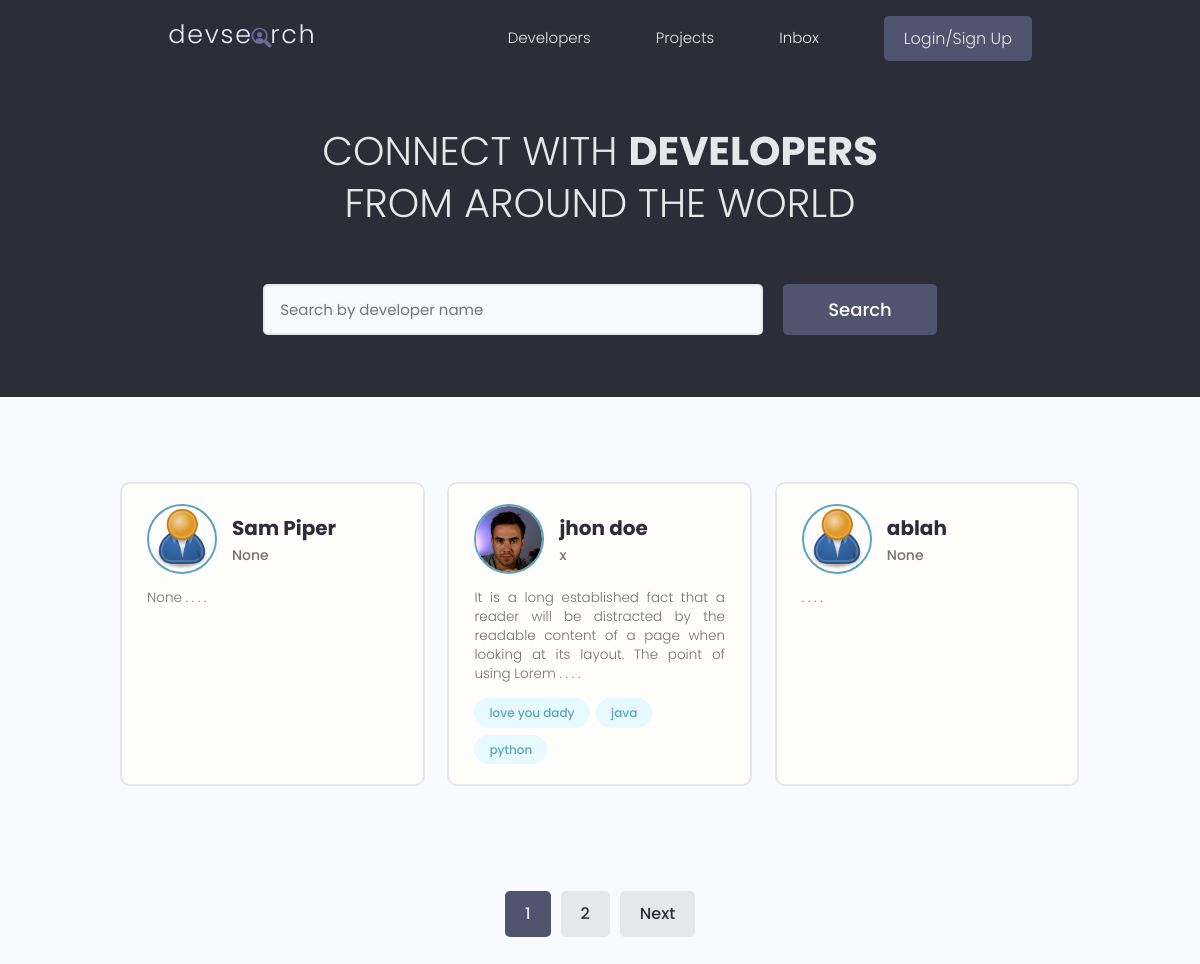
The page / on the database its author committed.
### users/models.py (models this page shows, shortened)
class Profile(models.Model):
      user = models.OneToOneField(User, on_delete=models.CASCADE,
            null=True, blank=True)
      name = models.CharField(max_length=200, blank=True, null=True)
      email = models.EmailField(max_length=500, blank=True,null=True)
      username =models.CharField(max_length=200, blank=True, null=True)
      location = models.CharField(max_length=200, blank=True, null=True)
      short_intro = models.CharField(max_length=200, blank=True, null=True)
      bio = models.TextField(blank=True, null=True)
      profile_image = models.ImageField(blank=True,null=True,
            default='user-default.png', upload_to='profiles/')
      social_github  = models.CharField(max_length=200, blank=True, null=True)
      social_twitter = models.CharField(max_length=200, blank=True, null=True)
      social_linkdin = models.CharField(max_length=200, blank=True, null=True)
      social_youtube = models.CharField(max_length=200, blank=True, null=True)
      social_website = models.CharField(max_length=200, blank=True, null=True)
      created = models.DateTimeField(auto_now_add=True)
      id = models.UUIDField(default=uuid.uuid4 ,
                  unique=True , primary_key=True , editable=False )

class Skill(models.Model):
      owner = models.ForeignKey(Profile,on_delete=models.CASCADE,
                  null=True, blank=True)
      id = models.UUIDField(unique=True,
                  default=uuid.uuid4,primary_key=True,editable=False)
      name = models.CharField(max_length=100 , null=True, blank=True)
      description = models.TextField(max_length=1000 , null=True, blank=True)
      created = models.DateTimeField(auto_now_add=True)
      def __str__(self):
            return str(self.name)

### users/views.py (the view)
# urls.py: path('', views.profiles , name='profiles'),
def profiles(request):
      profiles , search_query = searchProfiles(request)
      profiles, paginator, custom_range =   pagination(request, profiles)
      if custom_range != 0 : # if not 0 , means we have range
            context = {
                  'profiles':profiles,
                  'search_query':search_query ,
                  'customRange': custom_range,
                  }
      else: # NO custom range
            context = {
                  'profiles':profiles,
                  'search_query':search_query ,
                  'customRange':paginator.page_range,
                  }
      return render(request, 'users/profiles.html',context)

### users/utils.py (called while the page is built)
def searchProfiles(request):
      search_query = ''
      if request.GET.get('search_query'):
            search_query = request.GET.get('search_query')
      skills = Skill.objects.filter(name__icontains= search_query)
      profiles = Profile.objects.distinct().filter(
            Q(name__icontains= search_query) |
             Q(short_intro__icontains= search_query) |
             Q(skill__in=skills)
             )
      if request.user:
            rm = request.user.username
            profiles = profiles.exclude(name=rm)
      return profiles, search_query

### users/templates/users/profiles.html (shortened to what this page needs)
{% extends "base.html" %}
{% load static %}
{% block content %}
  <main class="home">
      <section class="hero-section text-center">
        <div class="container container--narrow">
          <div class="hero-section__box">
            <h2>CONNECT WITH <span>DEVELOPERS</span></h2>
            <h2>FROM AROUND THE WORLD</h2>
          </div>
          <div class="hero-section__search">
            <form id='searchForm' class="form" action="{% url 'profiles'%}" method="get">
              <div class="form__field">
                <input class="input input--text" id="formInput#search" type="text" name="search_query"
                 value="{{search_query}}"  placeholder="Search by developer name" />
              </div>
              <input class="btn btn--sub btn--lg" type="submit" value="Search" />
            </form>
          </div>
        </div>
      </section>
      <section class="devlist">
        <div class="container">
          <div class="grid grid--three">
            {% for profile in profiles %}
            <div class="column card">
              <div class="dev">
                <a href="{% url 'userprofile' profile.id %}" class="card__body">
                  <div class="dev__profile">
                    <img class ="avatar avatar--md" src="{{ profile.profile_image.url }}" alt="image" />
                    <div class="dev__meta">
                      <h3>{{ profile.name }}</h3>
                      <h5>{{profile.short_intro|slice:'100'}}</h5>
                    </div>
                  </div>
                  <p class="dev__info">
                        {{ profile.bio|slice:'150' }} . . . .
                  </p>
                  <div class="dev__skills">
                  {% for skill in profile.skill_set.all|slice:'5' %}
                    <span class="tag tag--pill tag--main">
                      <small>{{skill}}</small>
                    </span>
                  {%endfor%}
                  </div>
                </a>
              </div>
            </div>
            {% endfor %}
          </div>
        </div>
      </section>
         {% include "pagination.html" with queryset=profiles customRange=customRange %}
    </main>
{% endblock content %}

### static/styles/app.css (style rules this page uses)
:root { --color-sub: #2d2d39; }
.btn--sub { background-color: var(--color-sub-light); }
.card { border: 2px solid var(--color-light); }
img { width: 100%; }
.hero-section { height: 40vh; display: flex; align-items: center; background-color: var(--color-sub); }
.hero-section__box { margin-bottom: 4rem; }
.hero-section__box > h2, .hero-section__box > h2 > span { font-size: 4rem; color: var(--color-light); line-height: 1.3; text-transform: uppercase; }
.hero-section__box > h2 { font-weight: 300; }
.hero-section__box > h2 > span { font-weight: 700; }
.hero-section__search > .form { display: flex; align-items: center; justify-content: center; gap: 2rem; }
.hero-section__search > .form input.input--text { width: 50rem; }
.devlist { margin-top: 8rem; }
.devlist .grid { align-items: stretch; }
.devlist .dev .dev__profile { display: flex; align-items: center; gap: 1.5rem; }
.devlist .dev .dev__meta h3 { color: var(--color-sub); font-size: 2rem; font-weight: 700; }
.devlist .dev .dev__meta h5 { color: var(--color-text); font-size: 1.4rem; font-weight: 500; }
.devlist .dev .dev__info { margin: 1.5rem 0; font-size: 1.35rem; line-height: 1.4; text-align: justify; }

### static/uikit/styles/modules/_variables.css (style rules this page uses)
:root { --color-main: #5aa5b9; --color-main-light: #e6faff; --color-sub: #3f4156; --color-sub-light: #51546e; --color-sub-lighter: #ededfd; --color-text: #737373; --color-gray: #8b8b8b; --color-light: #e5e7eb; --color-light-gray: #767676; --color-bg: #f8fafd; --color-white: #fffefd; --color-white-light: #f3f3f3; --color-success: #359e64; --color-success-bg: #def8e8; --color-error: #fc4b0b; --color-error-bg: #fff2ee; --font-base: 'Poppins', arial, helvetica, 'Segoe UI', roboto, ubuntu, sans-serif; --font-monospace: 'Fira Code', 'Courier New', courier, monospace; --font-regular: 300; --font-medium: 500; --font-bold: 700; --generic-shadow: 1px 1px 5px #00000010; --generic-transition: all 0.3s ease-in-out; }

### static/uikit/styles/modules/_base.css (style rules this page uses)
* { margin: 0; padding: 0; box-sizing: border-box; text-rendering: optimizeLegibility; color: inherit; font-size: inherit; }
html { font-size: 50%; }
@media only screen and (min-width: 480px) { html { font-size: 56.25%; } }
@media only screen and (min-width: 1200px) { html { font-size: 62.5%; } }
body { line-height: 1.6; font-weight: 400; font-size: 1.5rem; color: var(--color-text); background-color: var(--color-bg); min-height: 100vh; }

### static/uikit/styles/modules/_typography.css (style rules this page uses)
* { font-family: var(--font-base); }
h2 { font-size: 3.6rem; font-weight: var(--font-bold); }
h3 { font-size: 3.2rem; font-weight: var(--font-medium); }
h5 { font-size: 2.4rem; font-weight: var(--font-medium); }
h5, h6 { font-weight: var(--font-regular); }
p, span, strong { font-size: 1.6rem; color: var(--color-text); font-weight: var(--font-regular); }
a { padding-bottom: 2px; text-decoration: none; display: inline-block; color: var(--color-main); font-weight: var(--font-medium); }

### static/uikit/styles/modules/_utilities.css (style rules this page uses)
.container { width: 92%; max-width: 165rem; margin: 0 auto; box-sizing: border-box; }
.container--narrow { width: 92%; max-width: 120rem; }
@media screen and (min-width: 1000px) { .container { width: 90%; } }
@media screen and (min-width: 1000px) { .container--narrow { width: 85%; } }
@media screen and (min-width: 1200px) { .container { width: 80%; } }
@media screen and (min-width: 1200px) { .container--narrow { width: 72%; } }
.text-center { text-align: center; }

### static/uikit/styles/modules/_avatar.css (style rules this page uses)
.avatar { border-radius: 50%; border: 2px solid var(--color-main); object-fit: cover; }
.avatar--md { height: 7rem; width: 7rem; }

### static/uikit/styles/modules/_button.css (style rules this page uses)
.btn { display: inline-block; position: relative; cursor: pointer; background-color: var(--color-light); font-weight: var(--font-medium); color: var(--color-sub); text-decoration: none; padding: 1rem 2rem; border-radius: 0.5rem; border: none; width: -webkit-fit-content; width: -moz-fit-content; width: fit-content; height: -webkit-fit-content; height: -moz-fit-content; height: fit-content; font-size: 1.6rem; outline-width: 0; outline-color: transparent; -webkit-backface-visibility: hidden; backface-visibility: hidden; transition: all 0.3s ease-in-out; }
.btn--sub { background-color: var(--color-sub); color: var(--color-white); }
.btn--lg { font-size: 1.8rem; padding: 1.2rem 4.5rem; }

### static/uikit/styles/modules/_card.css (style rules this page uses)
.card { border-radius: 1rem; background-color: var(--color-white); border: 1.5px solid var(--color-light); width: auto; height: auto; margin-top: 0.5rem; margin-bottom: 0.5rem; overflow: hidden; }
.card__body, .card__header { padding: 2rem 2.5rem; }

### rows shown on the page
Profile: profile_image (placeholder picture), name "Sam Piper", short_intro "None", bio "None"
Profile: profile_image (picture), name "jhon doe", short_intro "x", bio "It is a long established fact that a reader will be distracted by the readable content of a page when looking at its layout. The point of using Lorem"
Skill: name "love you dady"
Skill: name "java"
Skill: name "python"
Profile: profile_image (placeholder picture), name "ablah", short_intro "None"

### other values the page prints
{{ page }} "1"
{{ page }} "2"
